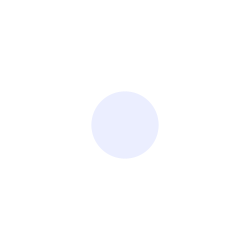
Frame 1 (no input)
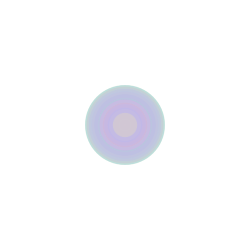
Frame 60 (the mouse pressed at the canvas centre just before this capture)
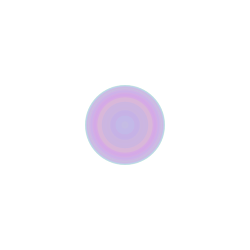
Frame 120 (the mouse held since frame 60 and released just before this capture)

The Processing sketch that drew these frames (run headless with seeded random() and noise(); from frame 60 on, the mouse is pressed at the canvas centre):

// Processing sketch: processing_54547
// ── processing_54547.pde

int counter;

void setup() {  //setup function called initially, only once
  size(250, 250);
  background(255);  //set background white
  colorMode(HSB);   //set colors to Hue, Saturation, Brightness mode
  counter = 0;
}

void draw() {  //draw function loops 
  counter++;
  noStroke();
  fill(random(255),100,255,50);
  
  if(mousePressed == true && counter < 100) { //add some interaction
    ellipse(mouseX, mouseY, 20, 20);
  }
  else {
    ellipse(width/2, height/2, 80*sin(counter), 80*sin(counter));
  }
}
